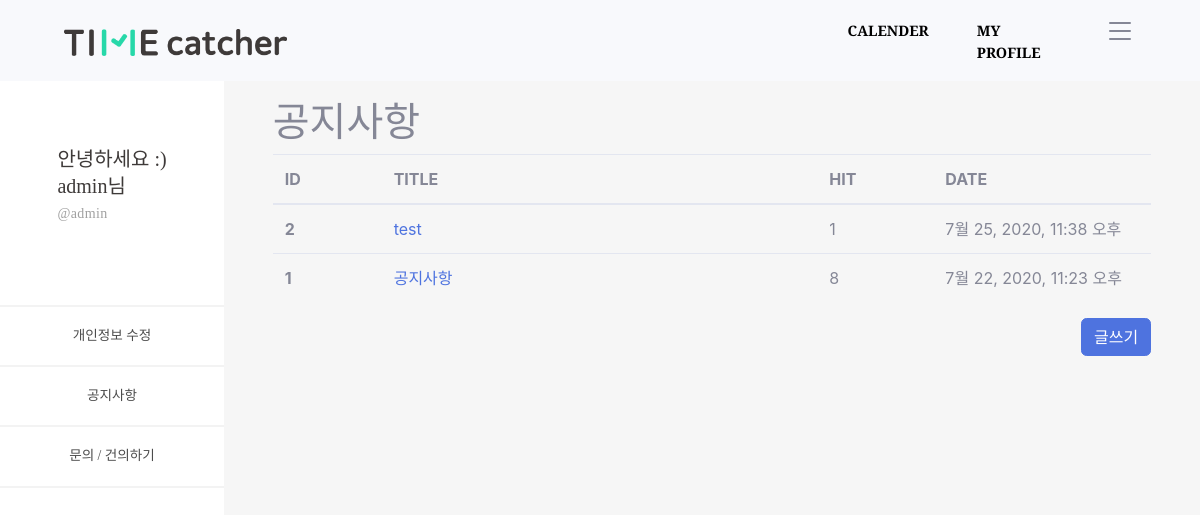
The page /timeApp/notices/ (signed in) on the database as committed earlier.
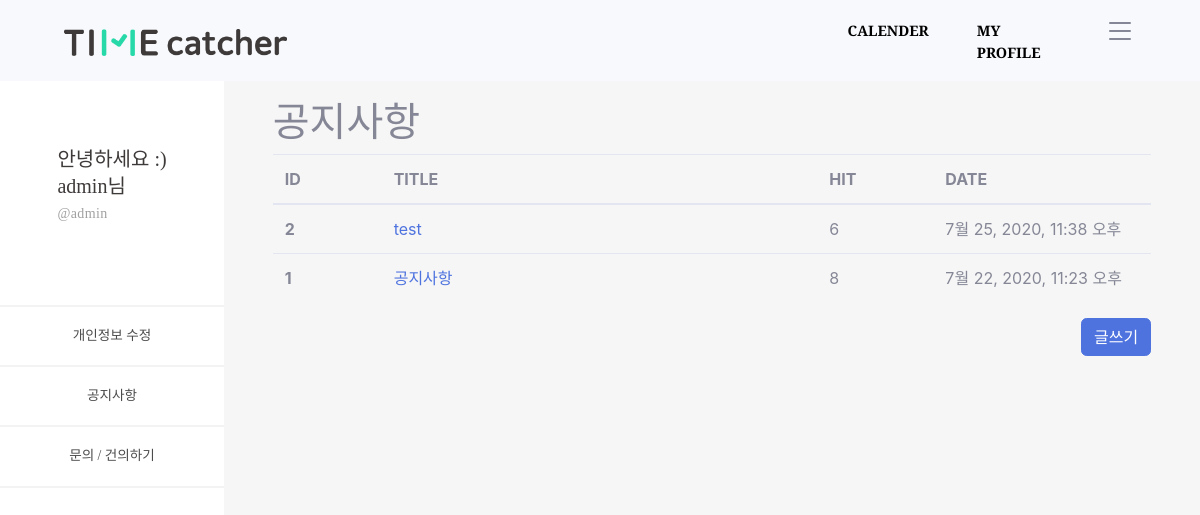
The same page on the database as committed later.
### timeApp/models.py (models this page shows, shortened)
class Notices(models.Model):
    objects = models.Manager()
    n_title = models.CharField(max_length=100)
    n_body = models.TextField()
    n_hit = models.PositiveIntegerField(default=0)
    n_input_date = models.DateTimeField('date published', default=timezone.now)

### timeApp/views.py (the view)
# urls.py: path('notices/', views.notices, name='notices'),
def notices(request):
    notices = Notices.objects.all().order_by('-id')
    conn_user = request.user
    conn_profile = Profile.objects.get(user=conn_user)
    context = {
        'id' : conn_user.username,
        'nick' : conn_profile.nick,
        'notices' : notices,
    }
    return render(request, 'notices.html', context=context)

### timeApp/templates/notices.html
{% extends 'base_side.html' %}
{% load static %}
{% block content_side %}
<div id="content-wrapper" style="background-color: #f6f6f6;" class="d-flex justify-content-center">
  <div class="cantrion" style="margin-top: 10%; width: 90%;">
    <h1>공지사항</h1>
    <table class="table">
      <thead>
        <colgroup>
          <col style="width: 5%;">
          <col style="width: 20%;">
          <col style="width: 5%;">
          <col style="width: 10%;">
        </colgroup>
        <tr>
          <th scope="col">ID</th>
          <th scope="col">TITLE</th>
          <th scope="col">HIT</th>
          <th scope="col">DATE</th>
        </tr>
      </thead>
      <tbody>
        {% for notice in notices.all %}
        <tr>
          <th scope="row">{{ notice.id }}</th>
          <td><a href="{% url 'notices_detail' notice.id %}">{{ notice.n_title }}</a></td>
          <td>{{ notice.n_hit }}</td>
          <td>{{ notice.n_input_date }}</td>
        </tr>
        {% endfor %}
      </tbody>
    </table>
    <div class="d-flex justify-content-end">
      <a href="{% url 'notices_create' %}" class="btn btn-primary">글쓰기</a>
    </div>
  </div>
</div>
{% endblock %}

Rows that differ between the two databases and show on the page:
changed Notices "test": n_hit "1" → "6"
